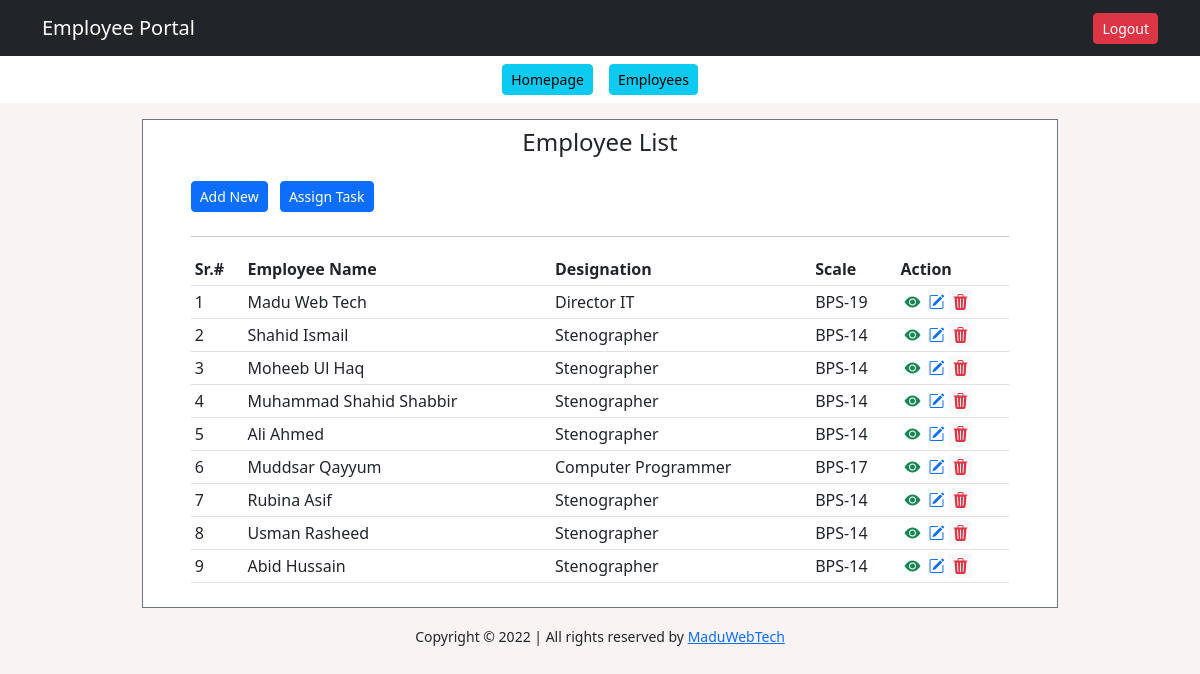
Screenshot of /dashboard/users_list.php (signed in) with the database file from the repository.
### tables this page shows
CREATE TABLE `user_reg_tbl` (
  `emp_id` int(11) NOT NULL,
  `user_name` varchar(100) NOT NULL,
  `user_des` varchar(100) NOT NULL,
  `user_section` varchar(100) NOT NULL,
  `user_scale` varchar(100) NOT NULL,
  `user_res` text NOT NULL,
  `user_id` varchar(100) NOT NULL,
  `user_pass` varchar(255) NOT NULL,
  `user_role` int(11) NOT NULL
);

### dashboard/users_list.php (the view, shortened to what this page needs)
<?php include("header.php");
include("Configuration.php");
$sql="SELECT * FROM user_reg_tbl";
$query=mysqli_query($config,$sql);
$rows=mysqli_num_rows($query);
?>
    <div class="container">
    <div class="row m-2">
      <div class="col-md-10 m-auto mt-2 table-responsive px-5 py-2 bg-white border border-secondary">
      <h4 class="text-center mb-3">Employee List</h4>
      <a href="add_emp.php" class="btn btn-primary btn-sm">Add New</a>
      <a href="task.php" class="btn btn-primary btn-sm m-2">Assign Task</a>
      <hr>
         <table class="table table-hover bg-white table-sm">
          <thead>
            <tr>
              <th>Sr.#</th>
              <th>Employee Name</th>
              <th>Designation</th>
              <th>Scale</th>
              <th>Action</th>
            </tr>
          </thead>
          <tbody>
            <?php if ($rows) {
              $count=0;
              while ($record=mysqli_fetch_assoc($query)) {
              ?>
            <tr>
              <td><?= ++$count ?></td>
              <td><?= ucwords($record['user_name']) ?></td>
              <td><?= ucfirst($record['user_des']) ?></td>
              <td><?= strtoupper($record['user_scale']) ?></td>
              <td class="d-flex">
                <span><a href="profile.php?id=<?=$record['emp_id']?>"><i class="bi bi-eye-fill text-success mx-1"></i></a></span>
                <span><a href="edit_emp.php?id=<?=$record['emp_id']?>"><i class="bi bi-pencil-square text-primary mx-1"></i></a></span>
                <form action="" method="POST" onsubmit="return confirm('Are you sure you want to delete?')">
                  <button class="p-0 border-0 bg-light" name="User_delete"><i class="bi bi-trash3-fill text-danger mx-1"></i></button>
                </form>
              </td>
            </tr>
            <?php } } else { ?>
            <tr>
              <td colspan="5" class="text-center">No Record Found</td>
            </tr>
          <?php } ?>
          </div>
      </div>
    </div>
<?php include("footer.php"); ?>

### dashboard/header.php (shortened to what this page needs)
<!doctype html>
<html lang="en">
  <head>
    <link href="https://cdn.jsdelivr.net/npm/bootstrap@5.2.0-beta1/dist/css/bootstrap.min.css" rel="stylesheet">
    <link rel="stylesheet" type="text/css" href="../assets/style.css">
    <link rel="stylesheet" href="https://cdn.jsdelivr.net/npm/bootstrap-icons@1.8.3/font/bootstrap-icons.css">
  </head>
  <body>
    <nav class="navbar navbar-expand-lg navbar-dark bg-dark">
    <div class="container">
      <a class="navbar-brand" href="#">Employee Portal</a>
      <form action="logout.php" method="POST">
        <button name="emp_logout" class="btn btn-danger btn-sm">Logout</button>
      </form>
    </div>
</nav>
<?php
if (isset($_SESSION['user_data'])) {
  $userdata=$_SESSION['user_data'];
  $role=$userdata['3'];
  if ($role==0) {?>
<div class="container-fluid bg-white d-flex justify-content-center">
  <a href="admin_profile.php" class="btn btn-info btn-sm m-2">Homepage</a>
  <a href="users_list.php" class="btn btn-info btn-sm m-2">Employees</a>
</div>
<?php } } ?>

### dashboard/footer.php (shortened to what this page needs)
    <div class="text-center p-2">
        <small>Copyright &copy; 2022 | All rights reserved by <a href="http://maduwebtech.com">MaduWebTech</a></small>
    </div>
  </body>
</html>

### assets/style.css (style rules this page uses)
body { background-color: #faf3f3 !important; }
th,td { white-space: nowrap; }

### rows the page displays
user_reg_tbl: user_name "Madu Web Tech", user_des "Director IT", user_scale "BPS-19"
user_reg_tbl: user_name "Shahid Ismail", user_des "Stenographer", user_scale "BPS-14"
user_reg_tbl: user_name "Moheeb Ul Haq", user_des "Stenographer", user_scale "BPS-14"
user_reg_tbl: user_name "Muhammad Shahid Shabbir", user_des "Stenographer", user_scale "BPS-14"
user_reg_tbl: user_name "Ali Ahmed", user_des "Stenographer", user_scale "BPS-14"
user_reg_tbl: user_name "Muddsar Qayyum", user_des "Computer Programmer", user_scale "BPS-17"
user_reg_tbl: user_name "Rubina Asif", user_des "Stenographer", user_scale "BPS-14"
user_reg_tbl: user_name "Usman Rasheed", user_des "Stenographer", user_scale "BPS-14"
user_reg_tbl: user_name "Abid Hussain", user_des "Stenographer", user_scale "BPS-14"
